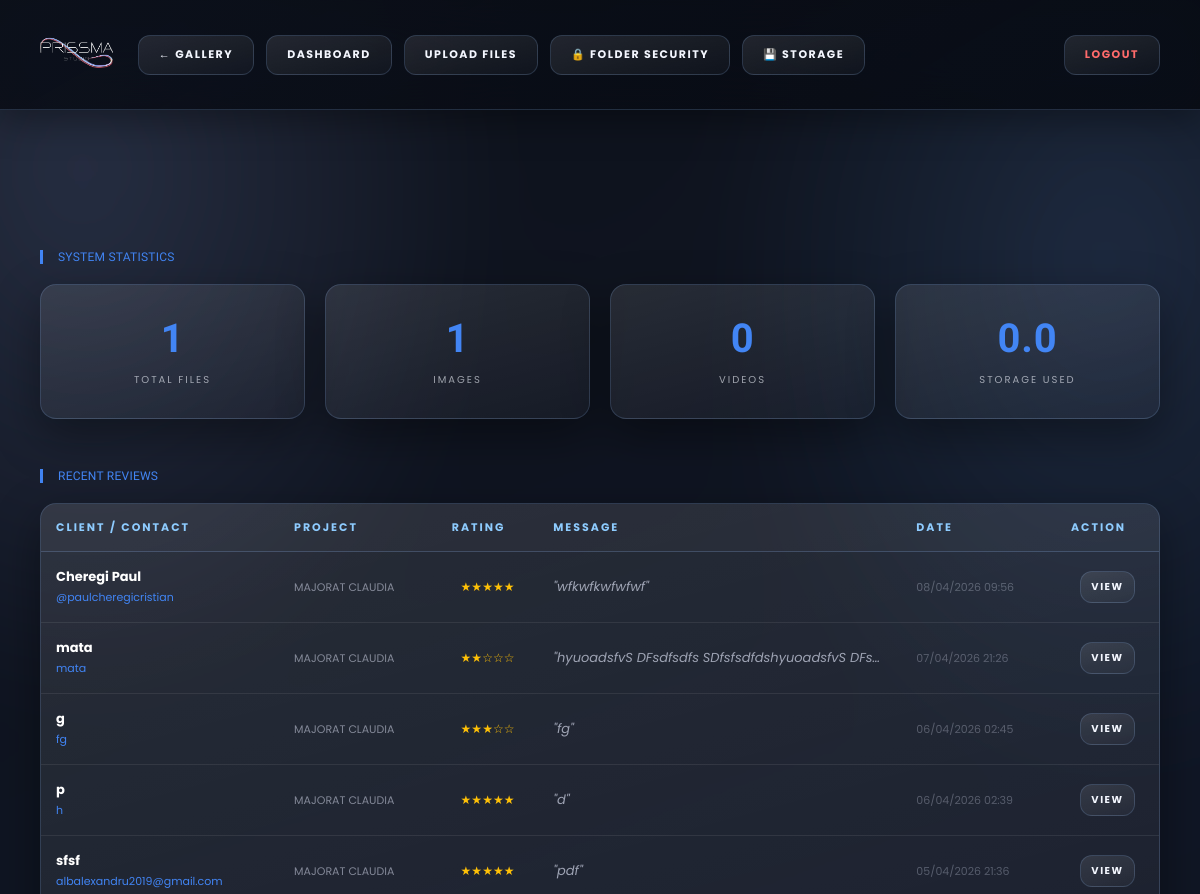
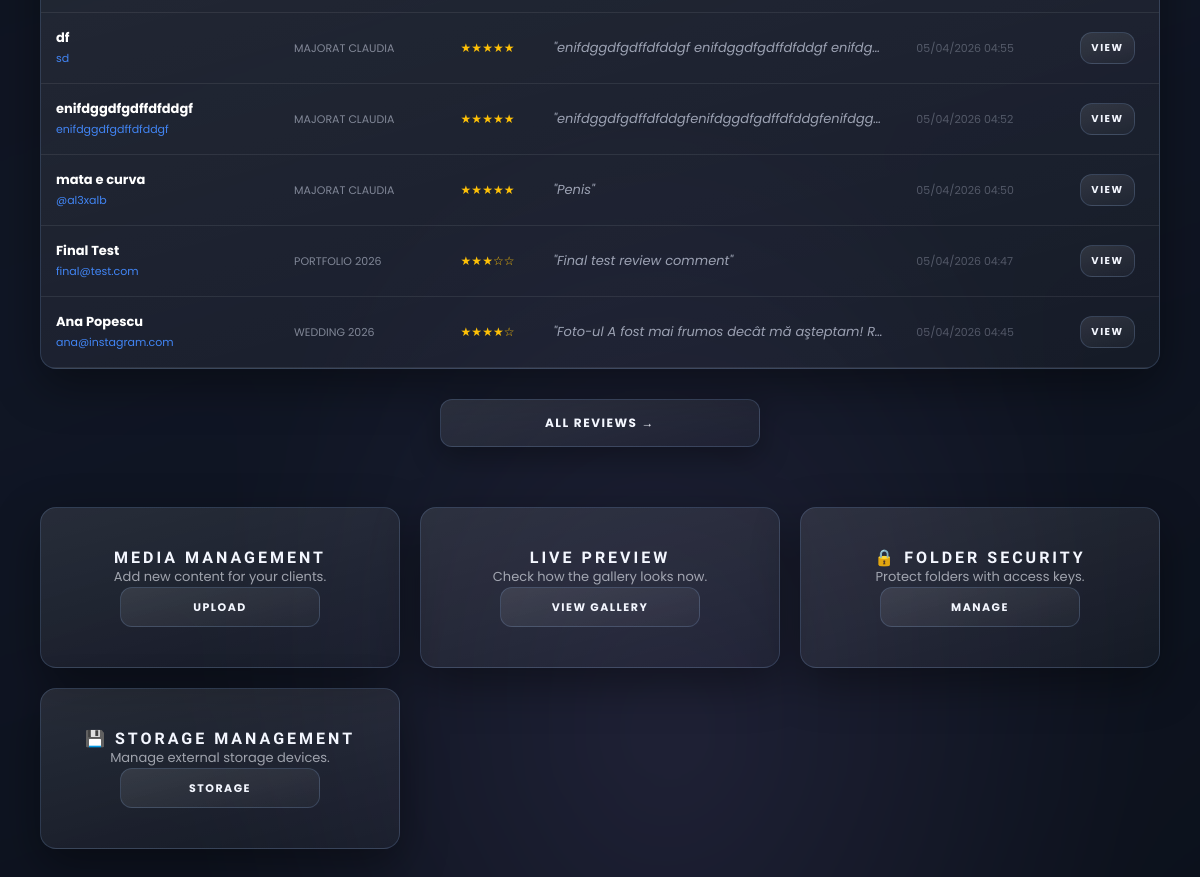
Screenshot of /admin/dashboard (signed in) with the database file from the repository (2 pictures, top to bottom).
### app.py (models this page shows)
class Review(db.Model):
    id = db.Column(db.Integer, primary_key=True)
    name = db.Column(db.String(100), nullable=False)
    email = db.Column(db.String(120), nullable=False)
    rating = db.Column(db.Integer, nullable=False)
    comment = db.Column(db.Text, nullable=True)
    date = db.Column(db.String(20), nullable=False)
    folder = db.Column(db.String(200), nullable=True)

### app.py (the view)
@app.route('/admin/dashboard')
def admin_dashboard():
    if not session.get('is_admin'):
        return redirect(url_for('admin_login'))
    base = get_base_dir()
    total_files = total_images = total_videos = total_size = 0
    for root, _, files in os.walk(base):
        for f in files:
            if f.lower().endswith(('.jpg','.jpeg','.png','.heic','.heif','.mp4','.mov')):
                total_files += 1
                total_size += os.path.getsize(os.path.join(root, f))
                if is_video(f): total_videos += 1
                else: total_images += 1
    reviews_data = []
    try:
        cache_key = 'admin_reviews_data'
        reviews_data = cache.get(cache_key)
        if reviews_data is None:
            reviews = Review.query.filter(Review.comment != None, Review.comment != '').order_by(Review.id.desc()).all()
            reviews_data = [{
                'id': r.id,
                'name': r.name,
                'email': r.email,
                'rating': r.rating,
                'comment': r.comment,
                'date': r.date,
                'folder': r.folder
            } for r in reviews]
            cache.set(cache_key, reviews_data, timeout=300)  # 5 minute cache
    except Exception as e:
        logger.error(f"Error loading reviews: {e}")
    return render_template('admin_dashboard.html',
                           total_files=total_files,
                           total_images=total_images,
                           total_videos=total_videos,
                           total_size_gb=round(total_size / (1024**3), 2),
                           reviews=reviews_data[:10],
                           has_more=(len(reviews_data) > 10))

### app.py (called while the page is built, shortened)
def get_locale():
    lang = request.args.get('lang')
    if lang and lang in app.config['BABEL_SUPPORTED_LOCALES']:
        session['lang'] = lang
        return lang
    lang = session.get('lang')
    if lang and lang in app.config['BABEL_SUPPORTED_LOCALES']:
        return lang
    return request.accept_languages.best_match(app.config['BABEL_SUPPORTED_LOCALES']) or 'ro'

def load_external_hdd():
    try:
        if os.path.exists(EXTERNAL_HDD_CONFIG_FILE):
            with open(EXTERNAL_HDD_CONFIG_FILE, 'r') as f:
                config = json.load(f)
                return config.get('path', '/Volumes/media/Uploads_Atestat')
    except:
        pass
    return '/Volumes/media/Uploads_Atestat'

def load_selected_folders():
    try:
        if os.path.exists(SELECTED_FOLDERS_FILE):
            with open(SELECTED_FOLDERS_FILE, 'r') as f:
                return json.load(f)
    except:
        pass
    return {}

@app.before_request
def make_session_permanent():
    session.permanent = True

@app.after_request
def add_static_cache_headers(response):
    if request.path.startswith('/static/'):
        response.headers['Cache-Control'] = 'public, max-age=31536000'  # 1 an
        response.headers['X-Accel-Expires'] = '31536000'
    return response

def get_base_dir():
    external_hdd = load_external_hdd()  # Citește direct din fișier pentru multi-worker
    if os.path.exists(external_hdd):
        return external_hdd
    if os.path.exists(LOCAL_FOLDER):
        return LOCAL_FOLDER
    return STRUCTURED_CACHE

def is_offline_mode():
    return get_base_dir() == STRUCTURED_CACHE

def _is_folder_selected(rel, selected_folders_config, volume_name=None):
    if volume_name is None:
        return True

def is_video(filename):
    return filename.lower().endswith(('.mp4', '.mov', '.webm', '.avi', '.mkv'))

def normalize_folder_name(folder_name):
    if folder_name is None:
        return ''
    cleaned = str(folder_name).replace('\\', '/').strip('/')
    if not cleaned:
        return ''
    normalized = os.path.normpath(cleaned).replace('\\', '/')
    if normalized in ('', '.'):
        return ''
    if normalized == '..' or normalized.startswith('../') or '/..' in normalized:
        return None
    return normalized

def _is_visible_folder(folder_name):
    exclude = {'misc_data', '.ds_store'}   # ← 'best' a fost eliminat
    return bool(folder_name) and not folder_name.startswith('.') and folder_name.lower() not in exclude

### templates/admin_dashboard.html (shortened to what this page needs)
<!DOCTYPE html>
<html lang="{{ current_lang }}">
<head>
    <link rel="stylesheet" href="{{ url_for('static', filename='css/style.css') }}">
    <link rel="stylesheet" href="{{ url_for('static', filename='css/site-refresh.css') }}">
    <link rel="stylesheet" href="{{ url_for('static', filename='css/mobile-ux.css') }}">
</head>
<body class="admin-page">
<header class="admin-header">
    <div class="header-left-block" style="display: flex; align-items: center; gap: 25px;">
        <a href="/"><img src="{{ url_for('static', filename='img/optimized/Untitled design - 2.webp') }}" onerror="this.onerror=null;this.src='{{ url_for('static', filename='img/Untitled design - 2.png') }}';" alt="Logo" style="height: 55px;"></a>
        <nav class="header-nav" style="display: flex; gap: 12px; align-items: center;">
            <a href="/gallery" class="header-capsule">← {{ _('Gallery') }}</a>
            <a href="/admin/dashboard" class="header-capsule" style="background: var(--acc);">{{ _('Dashboard') }}</a>
            <a href="/admin/upload" class="header-capsule">{{ _('Upload Files') }}</a>
            <a href="/admin/folder-security" class="header-capsule">🔒 {{ _('Folder Security') }}</a>
            <a href="/admin/storage" class="header-capsule">💾 {{ _('Storage') }}</a>
        </nav>
    </div>
    <div class="header-right-block" style="display: flex; align-items: center; gap: 15px;">
        <a href="/logout" class="header-capsule" style="border-color: #ff6b6b; color: #ff6b6b !important;">{{ _('Logout') }}</a>
    </div>
</header>
<div class="dashboard-container">
    <div class="section-title" style="margin-top: 0;">{{ _('System Statistics') }}</div>
    <div class="stats-grid">
        <div class="stat-card"><h3>{{ total_files }}</h3><p>{{ _('Total Files') }}</p></div>
        <div class="stat-card"><h3>{{ total_images }}</h3><p>{{ _('Images') }}</p></div>
        <div class="stat-card"><h3>{{ total_videos }}</h3><p>{{ _('Videos') }}</p></div>
        <div class="stat-card"><h3>{{ total_size_gb }}</h3><p>{{ _('Storage Used') }}</p></div>
    </div>
    <div class="section-title">{{ _('Recent Reviews') }}</div>
    <div class="reviews-table-wrapper">
        <table>
            <thead>
                <tr>
                    <th>{{ _('Client / Contact') }}</th>
                    <th>{{ _('Project') }}</th>
                    <th>{{ _('Rating') }}</th>
                    <th>{{ _('Message') }}</th>
                    <th>{{ _('Date') }}</th>
                    <th>{{ _('Action') }}</th>
                </tr>
            </thead>
            <tbody>
                {% for r in reviews %}
                <tr style="cursor: pointer;" onclick="window.location='/admin/review/{{ r.id }}'">
                    <td style="padding: 15px;">
                        <strong style="display: block; color: #fff;">{{ r.name }}</strong>
                        <span style="color: var(--acc); font-size: 11px;">{{ r.email }}</span>
                    </td>
                    <td style="text-transform: uppercase; font-size: 11px; opacity: 0.7;">
                        {{ r.folder|replace('_', ' ') }}
                    </td>
                    <td style="font-size: 12px; color: #ffc107; text-align: center;">
                        {% for i in range(r.rating) %}★{% endfor %}{% for i in range(5 - r.rating) %}☆{% endfor %}
                    </td>
                    <td style="line-height: 1.5; opacity: 0.9; max-width: 300px; font-style: italic; white-space: nowrap; overflow-y: auto; text-overflow: ellipsis;">
                        "{{ r.comment or _('No comment provided') }}"
                    </td>
                    <td style="opacity: 0.4; font-size: 11px; white-space: nowrap;">
                        {{ r.date }}
                    </td>
                    <td style="text-align: center; padding: 15px;">
                        <a href="/admin/review/{{ r.id }}" class="header-capsule" style="background: rgba(66, 133, 244, 0.15); border: 1px solid var(--acc); height: 32px; font-size: 10px; display: inline-flex; align-items: center; padding: 0 10px;" onclick="event.stopPropagation();">{{ _('View') }}</a>
                    </td>
                </tr>
                {% endfor %}
            </tbody>
        </table>
    </div>
    {% if has_more %}
    <div style="margin: 30px 0 60px; text-align: center;">
        <a href="/admin/all-reviews" class="header-capsule" style="background: rgba(66, 133, 244, 0.15); border: 1px solid var(--acc); width: 320px; justify-content: center; height: 48px; font-size: 12px; box-shadow: 0 10px 30px rgba(0,0,0,0.3);">
            {{ _('All Reviews') }} &rarr;
        </a>
    </div>
    {% endif %}
    <div class="actions-grid">
        <div class="action-card">
            <h3 style="letter-spacing: 3px; text-transform: uppercase; font-size: 16px;">{{ _('Media Management') }}</h3>
            <p style="opacity: 0.6; font-size: 13px;">{{ _('Add new content for your clients.') }}</p>
            <a href="/admin/upload" class="header-capsule" style="width: 200px; display: inline-flex; justify-content: center;">{{ _('Upload') }}</a>
        </div>
        <div class="action-card">
            <h3 style="letter-spacing: 3px; text-transform: uppercase; font-size: 16px;">{{ _('Live Preview') }}</h3>
            <p style="opacity: 0.6; font-size: 13px;">{{ _('Check how the gallery looks now.') }}</p>
            <a href="/gallery" class="header-capsule" style="width: 200px; display: inline-flex; justify-content: center;">{{ _('View Gallery') }}</a>
        </div>
        <div class="action-card">
            <h3 style="letter-spacing: 3px; text-transform: uppercase; font-size: 16px;">🔒 {{ _('Folder Security') }}</h3>
            <p style="opacity: 0.6; font-size: 13px;">{{ _('Protect folders with access keys.') }}</p>
            <a href="/admin/folder-security" class="header-capsule" style="width: 200px; display: inline-flex; justify-content: center;">{{ _('Manage') }}</a>
        </div>
        <div class="action-card">
            <h3 style="letter-spacing: 3px; text-transform: uppercase; font-size: 16px;">💾 {{ _('Storage Management') }}</h3>
            <p style="opacity: 0.6; font-size: 13px;">{{ _('Manage external storage devices.') }}</p>
            <a href="/admin/storage" class="header-capsule" style="width: 200px; display: inline-flex; justify-content: center;">{{ _('Storage') }}</a>
        </div>
    </div>
</div>
</body>
</html>

### static/css/style.css (style rules this page uses)
* { margin: 0; padding: 0; box-sizing: border-box; font-family: 'Inter', sans-serif; }
:root { --bg: #050506; --txt: #ffffff; --acc: #4285f4; --header-h: 105px; --radius: 12px; --glass: rgba(255, 255, 255, 0.06); --glass-border: rgba(255, 255, 255, 0.15); }
body { color: var(--txt); min-height: 100vh; }
header { display: flex; align-items: center; justify-content: space-between; padding: 10px 20px; position: sticky; top: 0; z-index: 9999; background: rgba(5, 5, 8, 0.85); backdrop-filter: blur(20px); -webkit-backdrop-filter: blur(20px); border-bottom: 1px solid rgba(255, 255, 255, 0.15); box-shadow: 0 10px 30px rgba(0, 0, 0, 0.6); }
.h-left, .h-right, nav { display: flex !important; align-items: center; gap: 15px; }
* { margin: 0; padding: 0; box-sizing: border-box; font-family: 'Poppins', sans-serif; }
:root { --grid-size: 110px; --grid-gap: 15px; }
:root { --grid-size: 220px; --grid-gap: 15px; --acc: #4285f4; }
* { margin:0; padding:0; box-sizing:border-box; }
body { background:#050506; color:#fff; font-family:'Poppins',sans-serif; min-height:100vh; }
header { height: 100px; background: rgba(5,5,8,0.85); backdrop-filter: blur(30px); border-bottom: 1px solid rgba(255,255,255,0.1); position: sticky; top:0; z-index:9999; display:flex; align-items:center; padding:0 40px; gap:25px; }
header { display: flex !important; align-items: center !important; justify-content: space-between !important; padding: 0 40px !important; height: 100px !important; min-height: 100px !important; position: fixed !important; top: 0 !important; left: 0 !important; right: 0 !important; width: 100% !important; box-sizing: border-box !important; z-index: 9999 !important; background: rgba(25, 25, 30, 0.4) !important; backdrop-filter: blur(30px) saturate(210%) brightness(110%) !important; -webkit-backdrop-filter: blur(30px) saturate(210%) brightness(110%) !important; border-bottom: 1px solid rgba(255, 255, 255, 0.1) !important; }
main, .hero, .dashboard-container, .upload-container, .login-container { margin-top: 100px !important; }
.header-capsule { display: inline-flex; align-items: center; justify-content: center; height: 42px; padding: 0 16px; gap: 8px; border-radius: 999px; border: 1px solid rgba(255, 255, 255, 0.14); background: rgba(255, 255, 255, 0.05); color: #fff; text-decoration: none; font-size: 11px; text-transform: uppercase; letter-spacing: 1px; cursor: pointer; transition: 0.25s; white-space: nowrap; }

### static/css/mobile-ux.css (style rules this page uses)
:root { --touch-target: 44px; }

### rows the page displays
Review: name "Cheregi Paul", email "@paulcheregicristian", folder "MAJORAT CLAUDIA", comment "wfkwfkwfwfwf", date "08/04/2026 09:56"
Review: name "mata", email "mata", folder "MAJORAT CLAUDIA", comment "hyuoadsfvS DFsdfsdfs SDfsfsdfdshyuoadsfvS DFs…", date "07/04/2026 21:26"
Review: name "g", email "fg", folder "MAJORAT CLAUDIA", comment "fg", date "06/04/2026 02:45"
Review: name "p", email "h", folder "MAJORAT CLAUDIA", comment "d", date "06/04/2026 02:39"
Review: name "sfsf", email "albalexandru2019@gmail.com", folder "MAJORAT CLAUDIA", comment "pdf", date "05/04/2026 21:36"
Review: name "df", email "sd", folder "MAJORAT CLAUDIA", comment "enifdggdfgdffdfddgf enifdggdfgdffdfddgf enifdg…", date "05/04/2026 04:55"
Review: name "enifdggdfgdffdfddgf", email "enifdggdfgdffdfddgf", folder "MAJORAT CLAUDIA", comment "enifdggdfgdffdfddgfenifdggdfgdffdfddgfenifdgg…", date "05/04/2026 04:52"
Review: name "mata e curva", email "@al3xalb", folder "MAJORAT CLAUDIA", comment "Penis", date "05/04/2026 04:50"
Review: name "Final Test", email "final@test.com", folder "PORTFOLIO 2026", comment "Final test review comment", date "05/04/2026 04:47"
Review: name "Ana Popescu", email "ana@instagram.com", folder "WEDDING 2026", comment "Foto-ul A fost mai frumos decât mă aşteptam! R…", date "05/04/2026 04:45"

### other values shown
{{ total_files }} "1"
{{ total_images }} "1"
{{ total_videos }} "0"
{{ total_size_gb }} "0.0"
